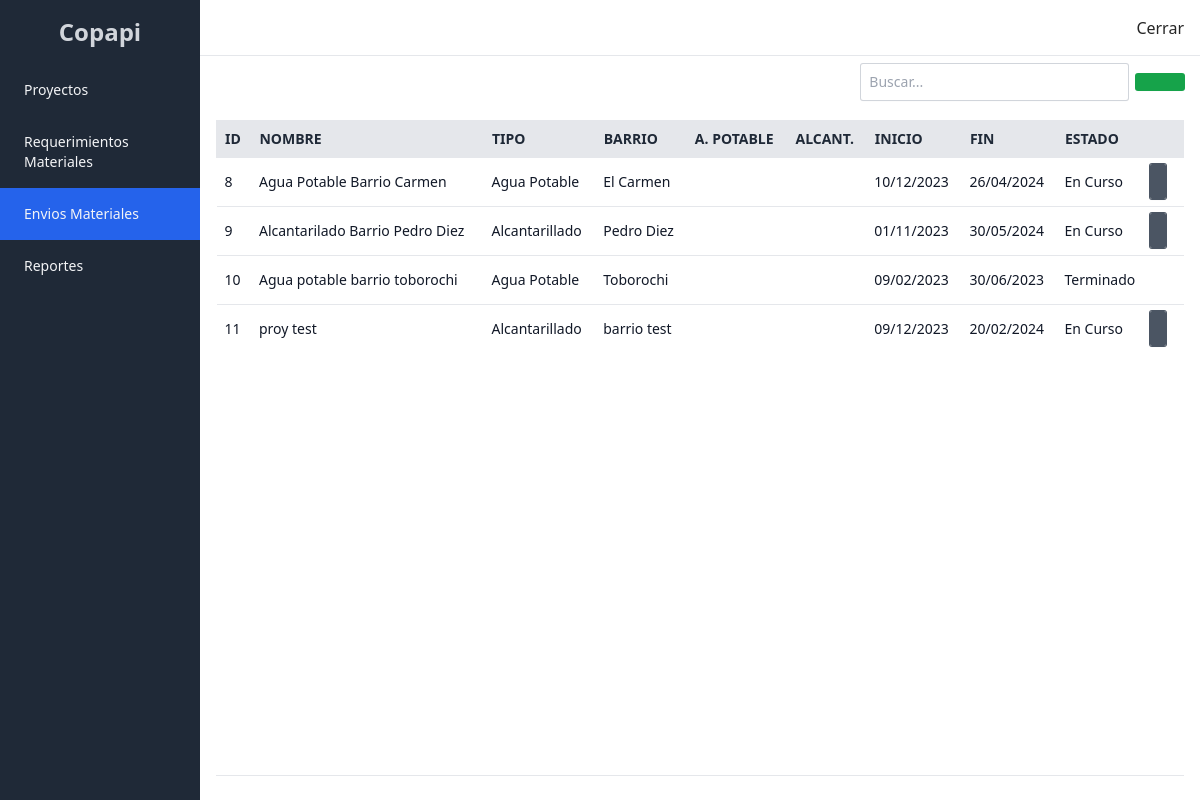
Before: /proyecto/envios/ (signed in) with the older database file.
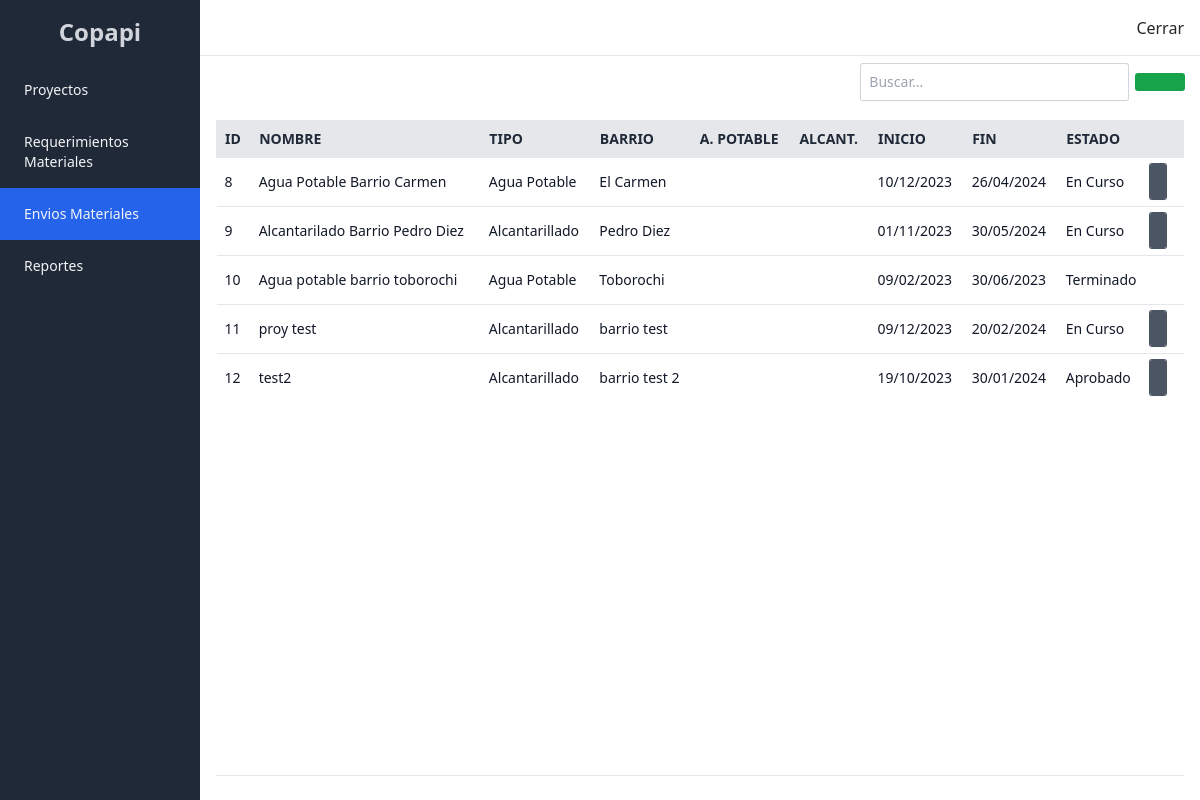
After: the same page with the newer database file.
### proyecto/models.py (models this page shows, shortened)
class Proyecto(models.Model):
    tipo = models.ForeignKey(TipoProyecto, related_name='proyectos', on_delete=models.CASCADE)
    nombre = models.CharField(max_length=200, verbose_name='Nombre')
    fecha_inicio = models.DateField(verbose_name='Fecha Inicio')
    fecha_fin = models.DateField(verbose_name='Fecha Fin')
    estado = models.PositiveIntegerField(choices=ESTADOS, verbose_name='estado')
    barrio = models.ForeignKey(Barrio, null=True, blank=True, related_name='proyectos', on_delete=models.CASCADE)
    empleados = models.ManyToManyField('transporte.Persona', related_name='proyectos')

class TipoProyecto(models.Model):
    nombre = models.CharField(max_length=200, verbose_name='Nombre')
    descripcion = models.TextField(blank=True, null=True, verbose_name='Descripcion')

class Barrio(models.Model):
    nombre = models.CharField(max_length=200, verbose_name='Nombre')
    servicio_agua = models.BooleanField(default=False, verbose_name='Servicio Agua')
    servicio_alcantarillado = models.BooleanField(default=False, verbose_name='Servicio Alcantarillado')
    poblacion = models.IntegerField(verbose_name='Poblacion')
    area = models.FloatField(verbose_name='Area')

### proyecto/views.py (the view)
# urls.py: path('envios/', envio_materiales, name='envios'),
@login_required
def envio_materiales(request: HttpRequest):
    context = {}
    search = request.GET.get('search', '')
    context['proyectos'] = Proyecto.objects.select_related('tipo', 'barrio').filter(
        Q(nombre__icontains=search) | Q(barrio__nombre__icontains=search) |
        Q(tipo__nombre__icontains=search)
    ).all()
    context['valid_statuses'] = [1, 2]
    return render(request, 'envio_materiales.html', context)

### templates/envio_materiales.html (shortened to what this page needs)
{% extends 'index.html' %}
{% block content %}
<section class="flex justify-end items-center">
    <form class="w-1/3 flex gap-2" method="get" action=".">
        <div class="flex-1">
            <input
                type="text"
                class="form-control"
                placeholder="Buscar..."
                name="search"
                value="{{ request.GET.search }}"
            />
        </div>
        <div class="w-12">
            <button class="btn btn-success">
            </button>
        </div>
    </form>
</section>
<section class="overflow-auto h-[calc(100vh_-_7.5rem)] md:h-[calc(100vh_-_9rem)] py-2 px-4 md:p-0 border-b mt-5">
    <table class="min-w-full">
        <thead>
            <tr class="sticky top-0 bg-gray-200 text-left text-gray-800 text-sm font-semibold">
                <th class="p-2 uppercase border">id</th>
                <th class="p-2 uppercase border">nombre</th>
                <th class="p-2 uppercase border">tipo</th>
                <th class="p-2 uppercase border">barrio</th>
                <th class="p-2 uppercase border">a. potable</th>
                    <th class="p-2 uppercase border">alcant.</th>
                <th class="p-2 uppercase border">inicio</th>
                <th class="p-2 uppercase border">fin</th>
                <th class="p-2 uppercase border">estado</th>
                <th class="p-2 uppercase border"></th>
            </tr>
        </thead>
        <tbody class='bg-white divide-y divide-gray-200'>
            {% for proyecto in proyectos %}
                <tr class="text-left text-sm font-normal text-gray-900">
                    <td class="p-2">{{ proyecto.pk }}</td>
                    <td class="p-2">{{ proyecto.nombre }}</td>
                    <td class="p-2">{{ proyecto.tipo.nombre }}</td>
                    <td class="p-2">{{ proyecto.barrio.nombre }}</td>
                    <td class="px-2">
                    </td>
                    <td class="px-2">
                    </td>
                    <td class="p-2">{{ proyecto.fecha_inicio|date:"d/m/Y" }}</td>
                    <td class="p-2">{{ proyecto.fecha_fin|date:"d/m/Y" }}</td>
                    <td class="p-2">{{ proyecto.get_estado_display }}</td>
                    <td class="flex gap-2 items-center justify-center h-12">
                        {% if proyecto.estado in valid_statuses %}
                            <div class="w-8">
                                <a href="{% url 'proyecto-envio-detail' proyecto.pk %}" class="btn-secondary">
                                </a>
                            </div>
                        {% endif %}
                    </td>
                </tr>
            {% endfor %}
        </tbody>
    </table>
</section>
{% endblock %}

Changed rows visible on the page:
added Proyecto: pk "12", nombre "test2", tipo.nombre "Alcantarillado", barrio.nombre "barrio test 2", fecha_inicio "19/10/2023", fecha_fin "30/01/2024", estado "Aprobado"
